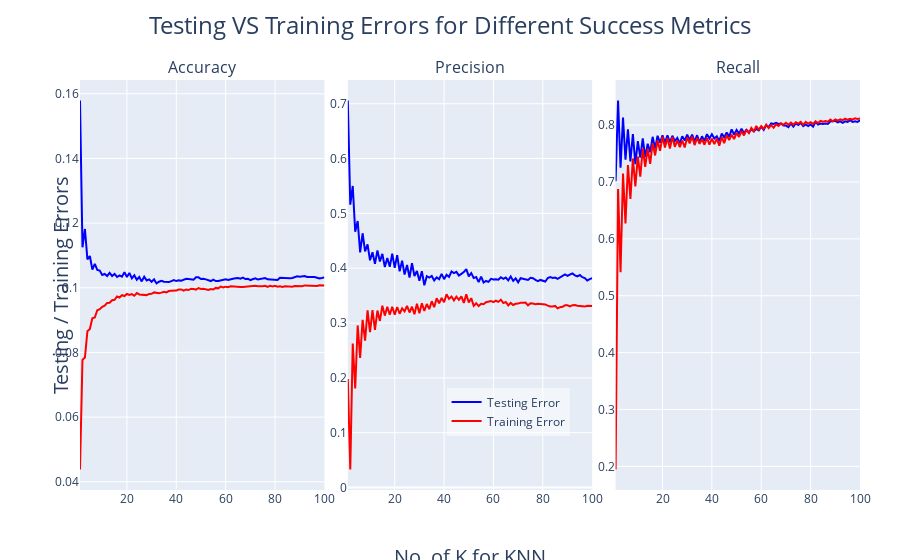

Notebook source saved alongside this figure:
### Markdown cell above
A loop was applied to find the optimal K value for our KNN classifier.

### Code cell
# Plot the relationship between K and both training and testing errors for 3 different metrics.
fig6 = make_subplots(rows=1, cols=3, shared_xaxes = True, subplot_titles=('Accuracy', 'Precision', 'Recall'), horizontal_spacing = 0.03)

fig6.add_trace(go.Scatter(x = k_range, y = testing_error_a, mode = 'lines', hovertemplate = 'No. of K: %{x}<br>testing_error_a: %{y:.3f} <extra></extra>', line = dict(color = 'blue'), showlegend = False), row = 1, col = 1)
fig6.add_trace(go.Scatter(x = k_range, y = training_error_a, mode = 'lines', hovertemplate = 'No. of K: %{x}<br>training_error_a: %{y:.3f} <extra></extra>', line = dict(color = 'red'), showlegend = False), row = 1, col = 1)
fig6.add_trace(go.Scatter(x = k_range, y = testing_error_p, mode = 'lines', hovertemplate = 'No. of K: %{x}<br>testing_error_p: %{y:.3f} <extra></extra>',  line = dict(color = 'blue'), name = 'Testing Error'), row = 1, col = 2)
fig6.add_trace(go.Scatter(x = k_range, y = training_error_p, mode = 'lines', hovertemplate = 'No. of K: %{x}<br>training_error_p: %{y:.3f} <extra></extra>', line = dict(color = 'red'), name = 'Training Error'), row = 1, col = 2)
fig6.add_trace(go.Scatter(x = k_range, y = testing_error_r, mode = 'lines', hovertemplate = 'No. of K: %{x}<br>testing_error_r: %{y:.3f} <extra></extra>', line = dict(color = 'blue'), showlegend = False), row = 1, col = 3)
fig6.add_trace(go.Scatter(x = k_range, y = training_error_r, mode = 'lines', hovertemplate = 'No. of K: %{x}<br>training_error_r: %{y:.3f} <extra></extra>', line = dict(color = 'red'), showlegend = False), row = 1, col = 3)

fig6.add_annotation(text = 'Testing / Training Errors', xref = 'paper', yref = 'paper', x = -0.045, y = 0.5, showarrow = False, textangle = -90, font = dict(size = 20))  
fig6.add_annotation(text = 'No. of K for KNN', xref = 'paper', yref = 'paper', x = 0.5, y = -0.2, showarrow = False, font = dict(size = 20))  
fig6.update_layout(title = {'text' : 'Testing VS Training Errors for Different Success Metrics', 'y' : 0.97, 'x' : 0.5, 'xanchor' : 'center', 'yanchor' : 'top', 'font' : {'size' : 24}},
                   margin = dict(l = 80, r = 40, t = 80, b = 70), hovermode = "x", legend = dict(x = 0.47, y = 0.25, xanchor = 'left', yanchor = 'top', bgcolor = 'rgba(255, 255, 255, 0.5)'))
fig6.show()
